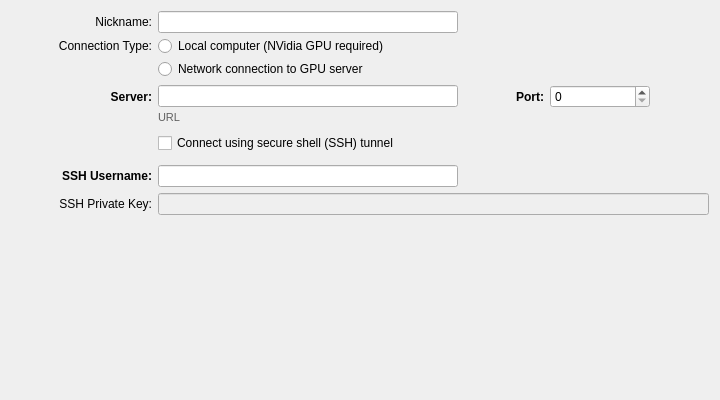
<?xml version="1.0" encoding="UTF-8"?>
<ui version="4.0">
 <class>DeepLearningServerEditor</class>
 <widget class="QWidget" name="DeepLearningServerEditor">
  <property name="geometry">
   <rect>
    <x>0</x>
    <y>0</y>
    <width>720</width>
    <height>400</height>
   </rect>
  </property>
  <property name="minimumSize">
   <size>
    <width>720</width>
    <height>400</height>
   </size>
  </property>
  <property name="windowTitle">
   <string>Dialog</string>
  </property>
  <property name="styleSheet">
   <string notr="true"/>
  </property>
  <layout class="QVBoxLayout" name="verticalLayout">
   <property name="leftMargin">
    <number>12</number>
   </property>
   <item>
    <widget class="QWidget" name="grpHeader" native="true">
     <layout class="QGridLayout" name="gridLayout_5" columnstretch="0,0,0" columnminimumwidth="140,0,0">
      <property name="leftMargin">
       <number>0</number>
      </property>
      <property name="topMargin">
       <number>0</number>
      </property>
      <property name="rightMargin">
       <number>0</number>
      </property>
      <property name="bottomMargin">
       <number>0</number>
      </property>
      <property name="horizontalSpacing">
       <number>6</number>
      </property>
      <property name="verticalSpacing">
       <number>3</number>
      </property>
      <item row="0" column="1">
       <widget class="QLineEdit" name="inNickname">
        <property name="minimumSize">
         <size>
          <width>300</width>
          <height>0</height>
         </size>
        </property>
        <property name="maximumSize">
         <size>
          <width>300</width>
          <height>16777215</height>
         </size>
        </property>
       </widget>
      </item>
      <item row="0" column="0">
       <widget class="QLabel" name="label_9">
        <property name="minimumSize">
         <size>
          <width>140</width>
          <height>0</height>
         </size>
        </property>
        <property name="text">
         <string>Nickname:</string>
        </property>
        <property name="alignment">
         <set>Qt::AlignmentFlag::AlignRight|Qt::AlignmentFlag::AlignTrailing|Qt::AlignmentFlag::AlignVCenter</set>
        </property>
       </widget>
      </item>
      <item row="1" column="0">
       <widget class="QLabel" name="label_15">
        <property name="minimumSize">
         <size>
          <width>140</width>
          <height>0</height>
         </size>
        </property>
        <property name="text">
         <string>Connection Type:</string>
        </property>
        <property name="alignment">
         <set>Qt::AlignmentFlag::AlignRight|Qt::AlignmentFlag::AlignTrailing|Qt::AlignmentFlag::AlignVCenter</set>
        </property>
       </widget>
      </item>
      <item row="1" column="1">
       <widget class="QRadioButton" name="radioConnLocal">
        <property name="text">
         <string>Local computer (NVidia GPU required)</string>
        </property>
       </widget>
      </item>
      <item row="2" column="1">
       <widget class="QRadioButton" name="radioConnRemote">
        <property name="text">
         <string>Network connection to GPU server</string>
        </property>
       </widget>
      </item>
      <item row="0" column="2">
       <spacer name="horizontalSpacer_4">
        <property name="orientation">
         <enum>Qt::Orientation::Horizontal</enum>
        </property>
        <property name="sizeHint" stdset="0">
         <size>
          <width>40</width>
          <height>20</height>
         </size>
        </property>
       </spacer>
      </item>
     </layout>
    </widget>
   </item>
   <item>
    <widget class="QStackedWidget" name="stackMode">
     <property name="currentIndex">
      <number>0</number>
     </property>
     <widget class="QWidget" name="pageRemote">
      <layout class="QVBoxLayout" name="verticalLayout_2">
       <property name="spacing">
        <number>0</number>
       </property>
       <property name="leftMargin">
        <number>0</number>
       </property>
       <property name="topMargin">
        <number>0</number>
       </property>
       <property name="rightMargin">
        <number>0</number>
       </property>
       <property name="bottomMargin">
        <number>0</number>
       </property>
       <item>
        <widget class="QWidget" name="grpRemote" native="true">
         <layout class="QVBoxLayout" name="verticalLayout_4">
          <property name="spacing">
           <number>12</number>
          </property>
          <property name="leftMargin">
           <number>0</number>
          </property>
          <property name="topMargin">
           <number>0</number>
          </property>
          <property name="rightMargin">
           <number>0</number>
          </property>
          <property name="bottomMargin">
           <number>0</number>
          </property>
          <item>
           <widget class="QWidget" name="grpRemoteMain" native="true">
            <layout class="QGridLayout" name="gridLayout">
             <property name="leftMargin">
              <number>0</number>
             </property>
             <property name="topMargin">
              <number>0</number>
             </property>
             <property name="rightMargin">
              <number>0</number>
             </property>
             <property name="bottomMargin">
              <number>0</number>
             </property>
             <property name="horizontalSpacing">
              <number>6</number>
             </property>
             <property name="verticalSpacing">
              <number>3</number>
             </property>
             <item row="0" column="3">
              <widget class="QSpinBox" name="inPort">
               <property name="minimumSize">
                <size>
                 <width>100</width>
                 <height>0</height>
                </size>
               </property>
               <property name="maximumSize">
                <size>
                 <width>100</width>
                 <height>16777215</height>
                </size>
               </property>
               <property name="maximum">
                <number>99999</number>
               </property>
              </widget>
             </item>
             <item row="2" column="1">
              <spacer name="verticalSpacer_5">
               <property name="orientation">
                <enum>Qt::Orientation::Vertical</enum>
               </property>
               <property name="sizeType">
                <enum>QSizePolicy::Policy::Fixed</enum>
               </property>
               <property name="sizeHint" stdset="0">
                <size>
                 <width>20</width>
                 <height>6</height>
                </size>
               </property>
              </spacer>
             </item>
             <item row="1" column="1">
              <widget class="QLabel" name="outURL">
               <property name="styleSheet">
                <string notr="true">font-size:11px;
color:rgb(96, 96, 96);</string>
               </property>
               <property name="text">
                <string>URL</string>
               </property>
               <property name="openExternalLinks">
                <bool>true</bool>
               </property>
              </widget>
             </item>
             <item row="0" column="1">
              <widget class="QLineEdit" name="inHostname">
               <property name="minimumSize">
                <size>
                 <width>300</width>
                 <height>0</height>
                </size>
               </property>
               <property name="maximumSize">
                <size>
                 <width>300</width>
                 <height>16777215</height>
                </size>
               </property>
              </widget>
             </item>
             <item row="0" column="2">
              <widget class="QLabel" name="lblPort">
               <property name="minimumSize">
                <size>
                 <width>80</width>
                 <height>0</height>
                </size>
               </property>
               <property name="maximumSize">
                <size>
                 <width>80</width>
                 <height>16777215</height>
                </size>
               </property>
               <property name="styleSheet">
                <string notr="true">font-weight:bold;</string>
               </property>
               <property name="text">
                <string>Port:</string>
               </property>
               <property name="alignment">
                <set>Qt::AlignmentFlag::AlignRight|Qt::AlignmentFlag::AlignTrailing|Qt::AlignmentFlag::AlignVCenter</set>
               </property>
              </widget>
             </item>
             <item row="3" column="1" colspan="3">
              <widget class="QCheckBox" name="chkTunnel">
               <property name="text">
                <string>Connect using secure shell (SSH) tunnel</string>
               </property>
              </widget>
             </item>
             <item row="0" column="0">
              <widget class="QLabel" name="lblHostname">
               <property name="minimumSize">
                <size>
                 <width>140</width>
                 <height>0</height>
                </size>
               </property>
               <property name="styleSheet">
                <string notr="true">font-weight:bold;</string>
               </property>
               <property name="text">
                <string>Server:</string>
               </property>
               <property name="alignment">
                <set>Qt::AlignmentFlag::AlignRight|Qt::AlignmentFlag::AlignTrailing|Qt::AlignmentFlag::AlignVCenter</set>
               </property>
              </widget>
             </item>
             <item row="0" column="4">
              <spacer name="horizontalSpacer_6">
               <property name="orientation">
                <enum>Qt::Orientation::Horizontal</enum>
               </property>
               <property name="sizeHint" stdset="0">
                <size>
                 <width>40</width>
                 <height>20</height>
                </size>
               </property>
              </spacer>
             </item>
            </layout>
           </widget>
          </item>
          <item>
           <widget class="QWidget" name="grpSSH" native="true">
            <property name="styleSheet">
             <string notr="true"/>
            </property>
            <layout class="QGridLayout" name="gridLayout_2" columnstretch="0,0,0">
             <property name="leftMargin">
              <number>0</number>
             </property>
             <property name="topMargin">
              <number>0</number>
             </property>
             <property name="rightMargin">
              <number>0</number>
             </property>
             <property name="bottomMargin">
              <number>0</number>
             </property>
             <property name="spacing">
              <number>6</number>
             </property>
             <item row="2" column="1" colspan="2">
              <widget class="QLineEdit" name="inSSHPrivateKey">
               <property name="enabled">
                <bool>false</bool>
               </property>
              </widget>
             </item>
             <item row="2" column="0">
              <widget class="QLabel" name="lblSSHPrivateKey">
               <property name="minimumSize">
                <size>
                 <width>140</width>
                 <height>0</height>
                </size>
               </property>
               <property name="text">
                <string>SSH Private Key:</string>
               </property>
               <property name="alignment">
                <set>Qt::AlignmentFlag::AlignRight|Qt::AlignmentFlag::AlignTrailing|Qt::AlignmentFlag::AlignVCenter</set>
               </property>
              </widget>
             </item>
             <item row="1" column="0">
              <widget class="QLabel" name="lblSSHUsername">
               <property name="minimumSize">
                <size>
                 <width>140</width>
                 <height>0</height>
                </size>
               </property>
               <property name="styleSheet">
                <string notr="true">font-weight:bold;</string>
               </property>
               <property name="text">
                <string>SSH Username:</string>
               </property>
               <property name="alignment">
                <set>Qt::AlignmentFlag::AlignRight|Qt::AlignmentFlag::AlignTrailing|Qt::AlignmentFlag::AlignVCenter</set>
               </property>
              </widget>
             </item>
             <item row="1" column="1">
              <widget class="QLineEdit" name="inSSHUsername">
               <property name="minimumSize">
                <size>
                 <width>300</width>
                 <height>0</height>
                </size>
               </property>
               <property name="maximumSize">
                <size>
                 <width>300</width>
                 <height>16777215</height>
                </size>
               </property>
              </widget>
             </item>
             <item row="1" column="2">
              <spacer name="horizontalSpacer_5">
               <property name="orientation">
                <enum>Qt::Orientation::Horizontal</enum>
               </property>
               <property name="sizeHint" stdset="0">
                <size>
                 <width>40</width>
                 <height>20</height>
                </size>
               </property>
              </spacer>
             </item>
            </layout>
           </widget>
          </item>
          <item>
           <spacer name="verticalSpacer_2">
            <property name="orientation">
             <enum>Qt::Orientation::Vertical</enum>
            </property>
            <property name="sizeHint" stdset="0">
             <size>
              <width>20</width>
              <height>40</height>
             </size>
            </property>
           </spacer>
          </item>
         </layout>
        </widget>
       </item>
      </layout>
     </widget>
     <widget class="QWidget" name="pageLocal">
      <layout class="QVBoxLayout" name="verticalLayout_3">
       <property name="spacing">
        <number>0</number>
       </property>
       <property name="leftMargin">
        <number>0</number>
       </property>
       <property name="topMargin">
        <number>0</number>
       </property>
       <property name="rightMargin">
        <number>0</number>
       </property>
       <property name="bottomMargin">
        <number>0</number>
       </property>
       <item>
        <widget class="QWidget" name="grpLocal" native="true">
         <layout class="QGridLayout" name="gridLayout_4" rowstretch="0,0,0,0,0,0,0,0,0" columnstretch="0,0,0,0,0,0,0">
          <property name="leftMargin">
           <number>0</number>
          </property>
          <property name="topMargin">
           <number>0</number>
          </property>
          <property name="rightMargin">
           <number>0</number>
          </property>
          <property name="bottomMargin">
           <number>0</number>
          </property>
          <property name="horizontalSpacing">
           <number>6</number>
          </property>
          <property name="verticalSpacing">
           <number>3</number>
          </property>
          <item row="6" column="1" colspan="6">
           <widget class="QWidget" name="widget" native="true">
            <layout class="QHBoxLayout" name="horizontalLayout">
             <property name="topMargin">
              <number>6</number>
             </property>
             <property name="bottomMargin">
              <number>6</number>
             </property>
             <item>
              <spacer name="horizontalSpacer">
               <property name="orientation">
                <enum>Qt::Orientation::Horizontal</enum>
               </property>
               <property name="sizeHint" stdset="0">
                <size>
                 <width>40</width>
                 <height>20</height>
                </size>
               </property>
              </spacer>
             </item>
             <item>
              <widget class="QPushButton" name="btnConfigurePackages">
               <property name="toolTip">
                <string>This will install (or re-install) the Python packages needed to run the LaTIM-SNAP deep learning extensions server locally.</string>
               </property>
               <property name="text">
                <string>Setup Python Packages ...</string>
               </property>
              </widget>
             </item>
            </layout>
           </widget>
          </item>
          <item row="2" column="6">
           <widget class="QToolButton" name="btnResetVEnvFolderToDefault">
            <property name="maximumSize">
             <size>
              <width>21</width>
              <height>21</height>
             </size>
            </property>
            <property name="toolTip">
             <string>Use the default location for installing Python packages needed to run the LaTIM-SNAP deep learning extension server.</string>
            </property>
            <property name="text">
             <string>...</string>
            </property>
            <property name="icon">
             <iconset>
              <normalon>:/root/icons8_reset_16.png</normalon>
             </iconset>
            </property>
           </widget>
          </item>
          <item row="1" column="0" rowspan="2">
           <widget class="QLabel" name="lblPythonVEnv">
            <property name="minimumSize">
             <size>
              <width>140</width>
              <height>0</height>
             </size>
            </property>
            <property name="maximumSize">
             <size>
              <width>140</width>
              <height>16777215</height>
             </size>
            </property>
            <property name="text">
             <string>Package directory:</string>
            </property>
            <property name="alignment">
             <set>Qt::AlignmentFlag::AlignBottom|Qt::AlignmentFlag::AlignRight|Qt::AlignmentFlag::AlignTrailing</set>
            </property>
            <property name="wordWrap">
             <bool>false</bool>
            </property>
           </widget>
          </item>
          <item row="5" column="1">
           <widget class="QCheckBox" name="chkNoSSLVerify">
            <property name="toolTip">
             <string>This will allow the local LaTIM-SNAP deep learning extension server to download trained models from huggingface.co without SSL certificate verification. Turn on this option if you encounter errors related to invalid or missing SSL certificates.</string>
            </property>
            <property name="text">
             <string>Disable SSL certificate verification</string>
            </property>
           </widget>
          </item>
          <item row="2" column="5">
           <widget class="QToolButton" name="btnFindVEnvFolder">
            <property name="maximumSize">
             <size>
              <width>21</width>
              <height>21</height>
             </size>
            </property>
            <property name="toolTip">
             <string>Select the location where Python packages needed to run the LaTIM-SNAP deep learning extension server will be installed.</string>
            </property>
            <property name="text">
             <string>...</string>
            </property>
            <property name="icon">
             <iconset>
              <normalon>:/root/icons8_opened_folder_16.png</normalon>
             </iconset>
            </property>
           </widget>
          </item>
          <item row="3" column="1" colspan="5">
           <widget class="QLabel" name="lblPythonVEnvStatus">
            <property name="styleSheet">
             <string notr="true">font-size:11pt;
color: rgb(64, 64, 64);</string>
            </property>
            <property name="text">
             <string>No existing virtual environment found in this folder</string>
            </property>
           </widget>
          </item>
          <item row="0" column="0">
           <widget class="QLabel" name="lblPythonVEnv_2">
            <property name="minimumSize">
             <size>
              <width>140</width>
              <height>0</height>
             </size>
            </property>
            <property name="text">
             <string>Python executable:</string>
            </property>
            <property name="alignment">
             <set>Qt::AlignmentFlag::AlignRight|Qt::AlignmentFlag::AlignTrailing|Qt::AlignmentFlag::AlignVCenter</set>
            </property>
            <property name="wordWrap">
             <bool>true</bool>
            </property>
           </widget>
          </item>
          <item row="0" column="5">
           <widget class="QToolButton" name="btnFindPythonExe">
            <property name="maximumSize">
             <size>
              <width>21</width>
              <height>21</height>
             </size>
            </property>
            <property name="toolTip">
             <string>Select the Python interpreter from a custom location.</string>
            </property>
            <property name="text">
             <string>...</string>
            </property>
            <property name="icon">
             <iconset>
              <normalon>:/root/icons8_opened_folder_16.png</normalon>
             </iconset>
            </property>
           </widget>
          </item>
          <item row="0" column="1" colspan="4">
           <widget class="QComboBox" name="inPythonExe">
            <property name="toolTip">
             <string>Select the Python interpreter that will be used to run the local LaTIM-SNAP deep learning extensions server.</string>
            </property>
           </widget>
          </item>
          <item row="2" column="1" colspan="4">
           <widget class="QLineEdit" name="inPythonVEnv">
            <property name="toolTip">
             <string>This is the location where Python packages needed to run the LaTIM-SNAP deep learning extension server will be installed.</string>
            </property>
           </widget>
          </item>
          <item row="4" column="0">
           <spacer name="verticalSpacer_3">
            <property name="orientation">
             <enum>Qt::Orientation::Vertical</enum>
            </property>
            <property name="sizeType">
             <enum>QSizePolicy::Policy::Fixed</enum>
            </property>
            <property name="sizeHint" stdset="0">
             <size>
              <width>20</width>
              <height>10</height>
             </size>
            </property>
           </spacer>
          </item>
          <item row="7" column="0" colspan="7">
           <widget class="QProcessOutputTextWidget" name="txtInstallLog"/>
          </item>
          <item row="8" column="0">
           <spacer name="verticalSpacer">
            <property name="orientation">
             <enum>Qt::Orientation::Vertical</enum>
            </property>
            <property name="sizeHint" stdset="0">
             <size>
              <width>20</width>
              <height>40</height>
             </size>
            </property>
           </spacer>
          </item>
         </layout>
        </widget>
       </item>
      </layout>
     </widget>
    </widget>
   </item>
   <item>
    <spacer name="verticalSpacer_4">
     <property name="orientation">
      <enum>Qt::Orientation::Vertical</enum>
     </property>
     <property name="sizeType">
      <enum>QSizePolicy::Policy::Fixed</enum>
     </property>
     <property name="sizeHint" stdset="0">
      <size>
       <width>20</width>
       <height>2</height>
      </size>
     </property>
    </spacer>
   </item>
  </layout>
 </widget>
 <customwidgets>
  <customwidget>
   <class>QProcessOutputTextWidget</class>
   <extends>QTextEdit</extends>
   <header>QProcessOutputTextWidget.h</header>
  </customwidget>
 </customwidgets>
 <tabstops>
  <tabstop>inSSHUsername</tabstop>
  <tabstop>inSSHPrivateKey</tabstop>
  <tabstop>inPythonExe</tabstop>
  <tabstop>inPythonVEnv</tabstop>
  <tabstop>chkNoSSLVerify</tabstop>
  <tabstop>btnConfigurePackages</tabstop>
  <tabstop>txtInstallLog</tabstop>
 </tabstops>
 <resources/>
 <connections/>
</ui>
